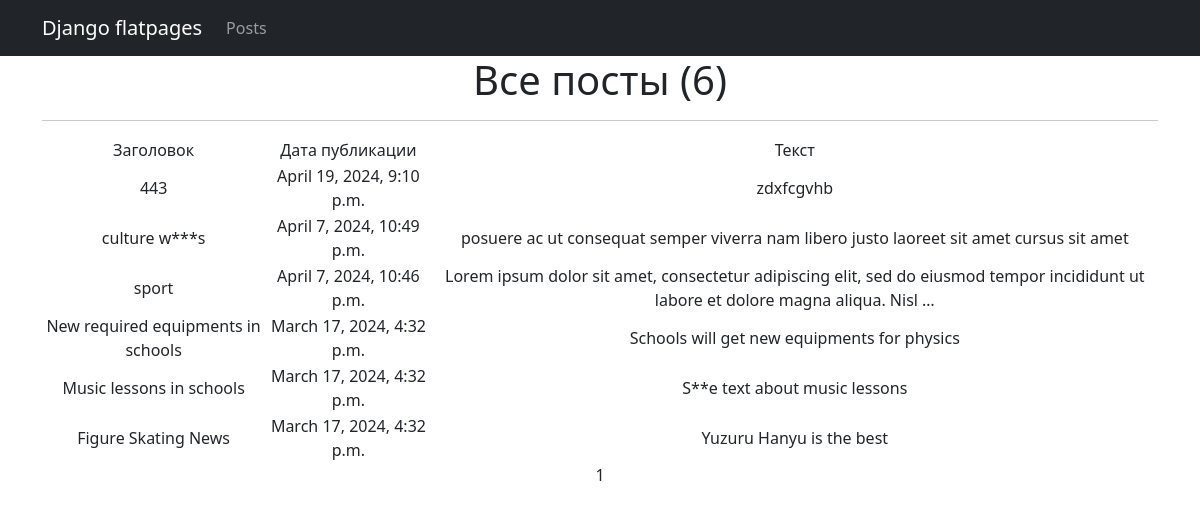
The app's page /posts/, older data.
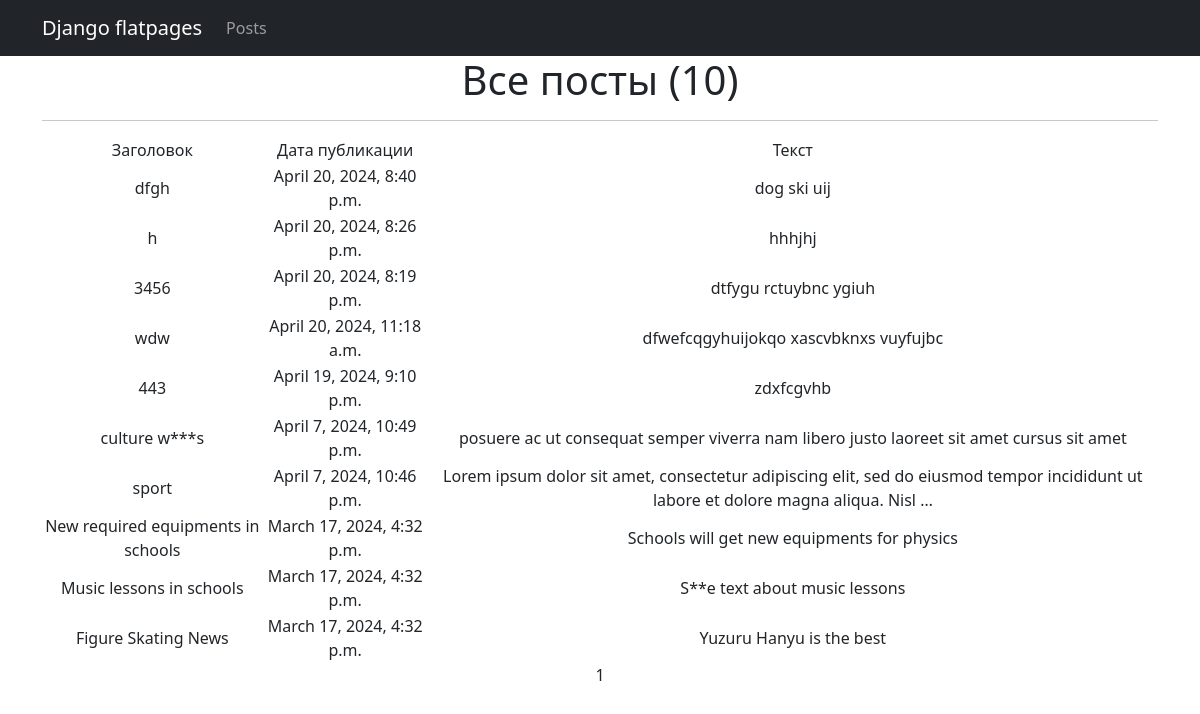
The same page, newer data.
### news/models.py (models this page shows, shortened)
class Post(models.Model):
    article = 'A'
    news = 'N'
    POSITIONS = [
        (article, 'Статья'),
        (news, 'Новость')
    ]
    author = models.ForeignKey(Author, on_delete = models.CASCADE)
    type = models.CharField(max_length=1, choices=POSITIONS, default=news)
    date_in = models.DateTimeField(auto_now_add=True)
    category = models.ManyToManyField(Category, through='PostCategory')
    title = models.CharField(max_length=255)
    text = models.TextField()
    rating = models.IntegerField(default=0)

### news/views.py (the view)
# urls.py: path('', PostsList.as_view(), name='posts'),
class PostsList(ListView):
    model = Post
    ordering = '-date_in'
    template_name = 'posts.html'
    context_object_name = 'posts'
    paginate_by = 10
    def get_context_data(self, **kwargs):
        context = super().get_context_data(**kwargs)
        context['-time_now'] = datetime.utcnow()
        context['filterset'] = self.filterset
        return context
    def get_queryset(self, **kwargs):
        queryset = super().get_queryset()
        self.filterset = PostFilter(self.request.GET, queryset)
        return self.filterset.qs

### news/templatetags/post_filters.py (called while the page is built)
@register.filter()
def censor(word):
    for i in BAD_WORDS:
        word = word.replace(i[1:], '*' * (len(i[1:]) - 1) + i[-1])
    return word

### templates/posts.html (shortened to what this page needs)
{% extends 'flatpages/default.html' %}
{% load post_filters %}
{% block content %}
   <h1>Все посты ({{ posts|length }})</h1>
    <hr>
    {% if posts %}
        <table>
            <tr>
                <td>Заголовок</td>
                <td>Дата публикации</td>
                <td>Текст</td>
            </tr>
            {% for post in posts %}
            <tr>
               <td>{{ post.title|censor }}</td>
               <td>{{ post.date_in }}</td>
               <td>{{ post.text|truncatewords:20|censor }}</td>
            </tr>
            {% endfor %}
        </table>
    {% else %}
        <h2>Постов нет!</h2>
    {% endif %}
   {{ page_obj.number }}
{% endblock content %}

### templates/flatpages/default.html (shortened to what this page needs)
<!DOCTYPE html>
<html lang="en">
    <head>
        {% load static %}
        <link href="{% static 'css/styles.css' %}" rel="stylesheet" />
    </head>
    <body>
        <nav class="navbar navbar-expand-lg navbar-dark bg-dark static-top">
            <div class="container">
                <a class="navbar-brand" href="#">Django flatpages</a>
                <div class="collapse navbar-collapse" id="navbarResponsive">
                    <ul class="navbar-nav ml-auto">
                        <li class="nav-item active">
                            <a class="nav-link" href="/posts/">Posts</a>
                        </li>
                    </ul>
                </div>
            </div>
        </nav>
        <div class="container">
            <div class="row">
                <div class="col-lg-12 text-center">
                    {% block content %}{% endblock content %}
                </div>
            </div>
        </div>
    </body>
</html>

Row changes from the older to the newer data that the page shows:
added Post: title|censor "dfgh", date_in "April 20, 2024, 8:40 p.m.", text|censor "dog ski uij"
added Post: title|censor "h", date_in "April 20, 2024, 8:26 p.m.", text|censor "hhhjhj"
added Post: title|censor "3456", date_in "April 20, 2024, 8:19 p.m.", text|censor "dtfygu rctuybnc ygiuh"
added Post: title|censor "wdw", date_in "April 20, 2024, 11:18 a.m.", text|censor "dfwefcqgyhuijokqo xascvbknxs vuyfujbc"
Text that changed along with them:
{{ posts|length }}: "6" → "10"
